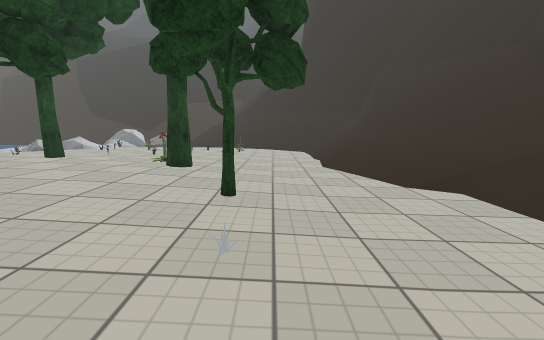
[1] (above)

20 first-person views from a walk through a scene from a Unity 3-D project. The camera is 1.2 m above the floor, tilts 8° down and sees 90° across. The floor is counted in squares, 1 m on a side. Each view is taken from the middle of a square. On the plan, view 1 faces up. The plan holds only what a view shows up to about 13 squares ahead; the rest is blank. The place goes on beyond the plan. The player character is not drawn. Some surface patterns are stand-ins.

[2]
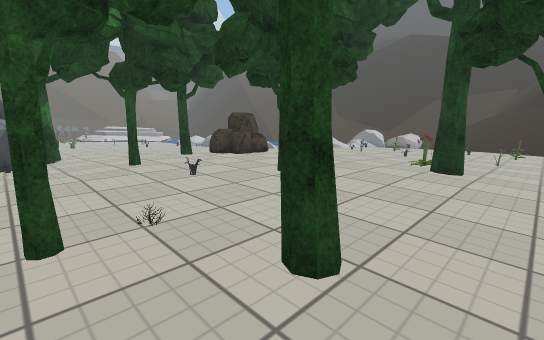

[3]
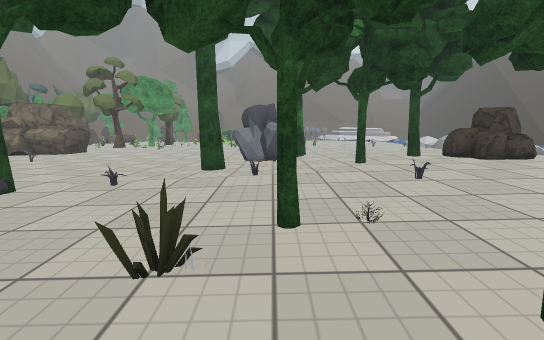

[4]
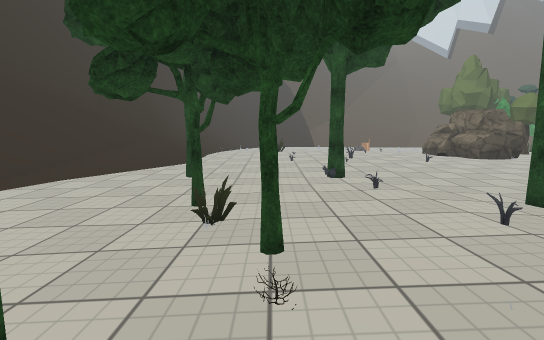

[5]
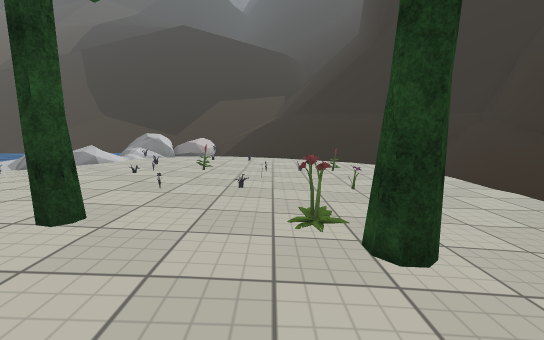

[6]
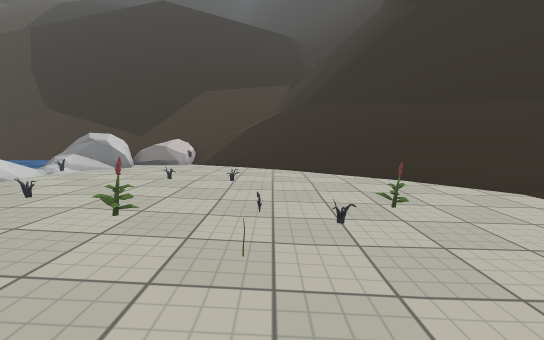

[7]
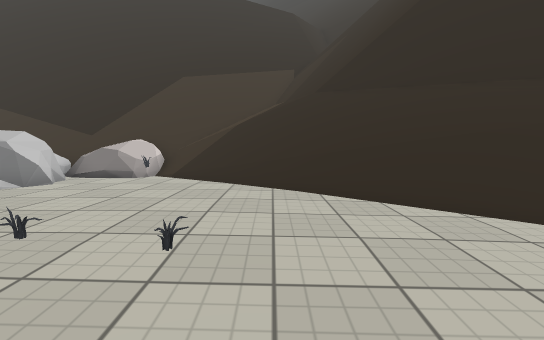

[8]
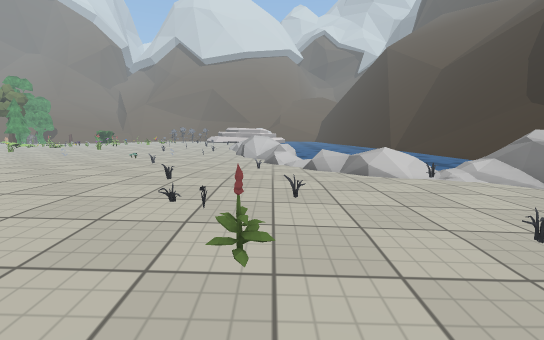

[9]
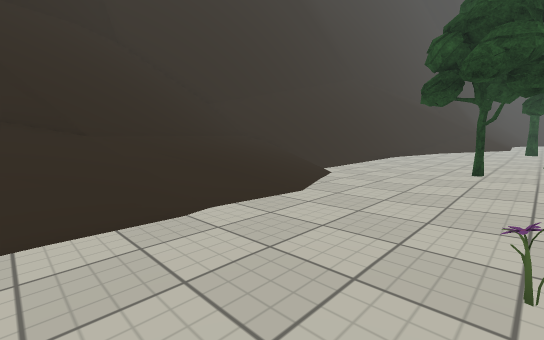

[10]
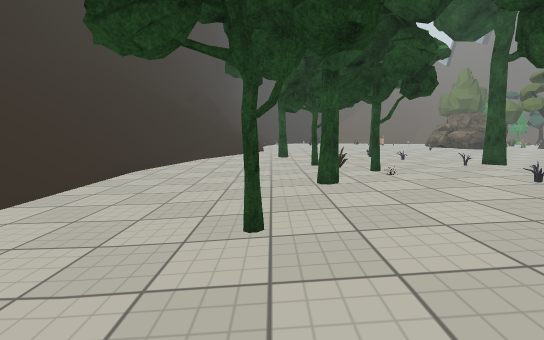

[11]
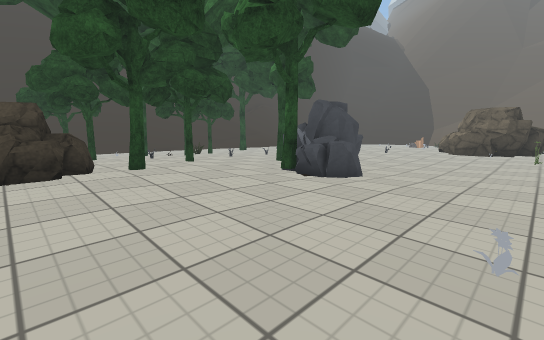

[12]
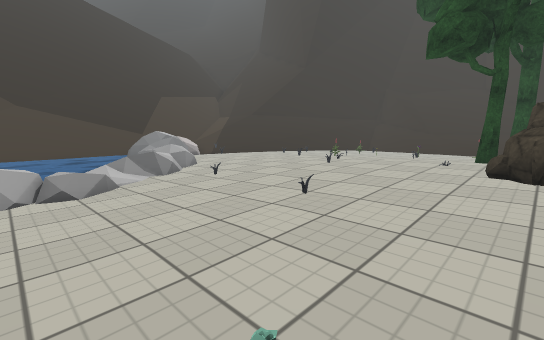

[13]
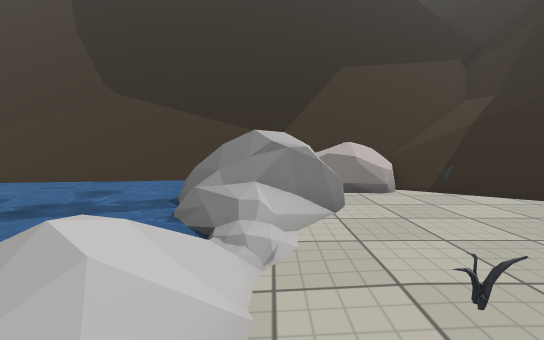

[14]
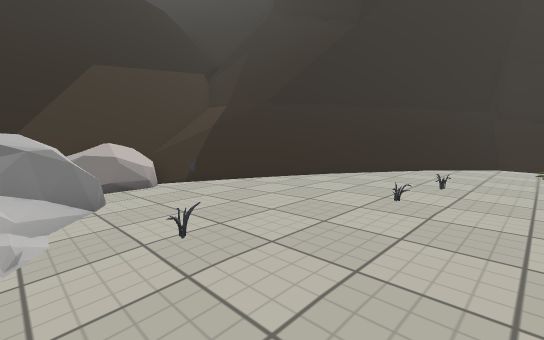

[15]
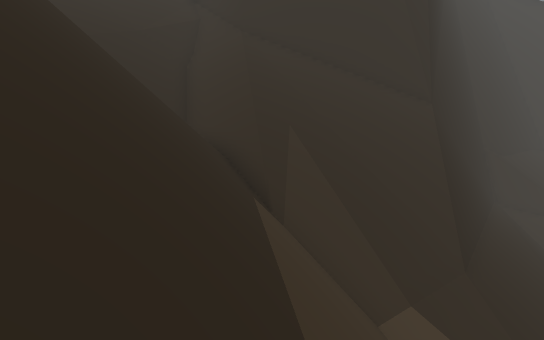

[16]
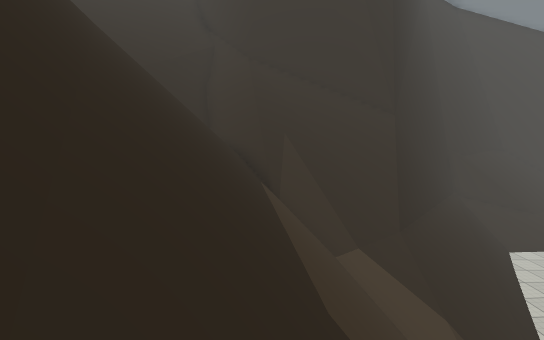

[17]
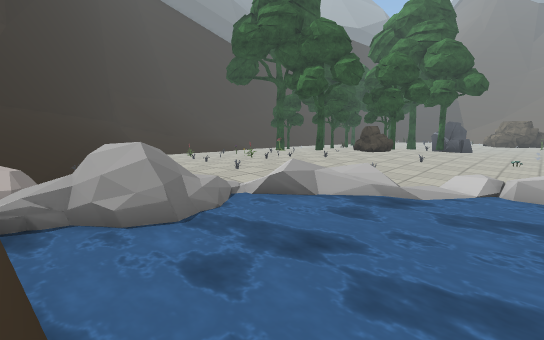

[18]
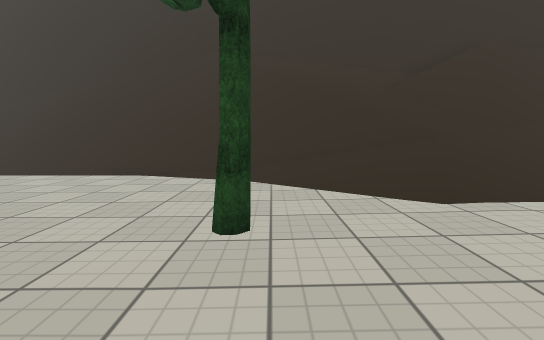

[19]
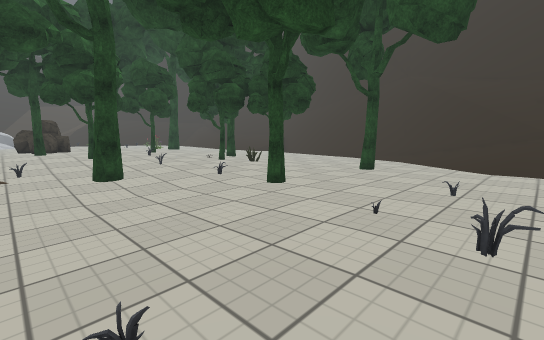

[20]
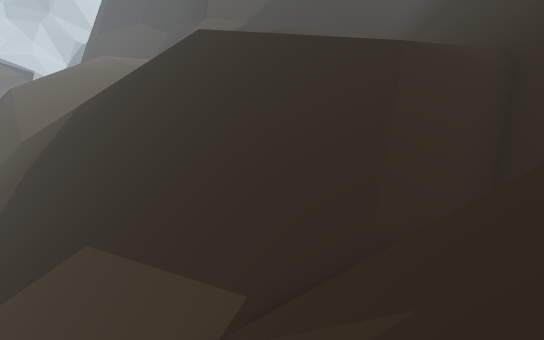

### Floor plan
Key: @ floor where view 1 was taken; # wall or solid block; x gap in a wall; . main floor; : floor 0.25 m higher than the main floor; - floor 0.25 m lower than the main floor; + floor 2.5 m higher than the main floor; * floor 3 m higher than the main floor; % floor 8.75 m higher than the main floor; / step, stairs or slope; = window, fence, low wall or low ledge; ~ water the walk can cross; ≈ water the walk keeps out of; ^ raised ledge; v drop or lower ground; F flower; T tree; R rock; O other object.
Columns run from 17 left of view 1 to 9 right of it. Each row starts with its distance up from view 1.
 31    vvv ^^^==////vvvvv#
 30   v=  ^^==////// vvv%#
 29 v=  ^^^=////////=///##
 28   ^^^=//////////////#
 27 ###==///////////////#
 26 ##=/////////////////#
 25 =///////////////////#
 24 ////////////////////#
 23 ////~~/ RR//////##/##
 22 ~~~~~OOO---//////####
 21 ~~~~≈  O--O-//////###
 20 ~~~~~:OO------/////##
 19 ~~~~~≈......---/////##
 18 ~~~~≈O........---////###
 17 ~~~≈:x.O..O....---////###
 16 ~~:::.......O..----///=v##
 15 =//--...:::....F---///v/##
 14 =//-O..::O:F...----///=//##
 13 ----..:::O::.OO----//////##
 12 ---...:O::::...F---///////#
 11 --...:::::::O...---///////#
 10 ....O::::::::...---///////#
  9 ....:::::O:::FF.---///////#
  8 .F.:::::::TT::TT----//////#
  7 ...::::RR:::::...---/////##
  6 ...::::RR::::::..----///###
  5 ...::::T::::T:..T----//###
  4 F.::::::::::::..-----==##
  3 O..:::::T::O:...-----=##
  2 .....::::T:::..T-O---/##
  1 ....OTO.::::./.------/^^
  0 ....OOO...O..T.--@---#^^
 -1 ....OOO.......O------=^^ ^
 -2 ...-----T.....T------=^ v#
 -3 ...-------.O.--------=# v#
 -4 ...--------O---------##v=#
 -5 ...--------T---T----/#vv#^
 -6 ...------..O.--TT--/=#v #^
 -7 ....---........---//=#*=^
 -8 ..........O.....--//=# #^
 -9 ......O.....O....//==+=#
-10 .R RR....O.......//=# ##

Where each view was taken, in squares from view 1:
view 1: 0 up, 0 right, facing up
view 2: 0 up, 1 left, facing up-left
view 3: 0 up, 1 left, facing left
view 4: 3 up, 4 left, facing down
view 5: 5 up, 4 left, facing up
view 6: 10 up, 4 left, facing up
view 7: 14 up, 4 left, facing up
view 8: 14 up, 4 left, facing left
view 9: 14 up, 2 left, facing down-right
view 10: 8 up, 1 left, facing down
view 11: 7 up, 17 left, facing down-right
view 12: 7 up, 17 left, facing up-right
view 13: 16 up, 11 left, facing up
view 14: 15 up, 11 left, facing up-right
view 15: 28 up, 8 left, facing right
view 16: 28 up, 11 left, facing right
view 17: 23 up, 17 left, facing down-right
view 18: 6 down, 5 left, facing right
view 19: 10 down, 11 left, facing up-right
view 20: 26 up, 0 right, facing up-left
